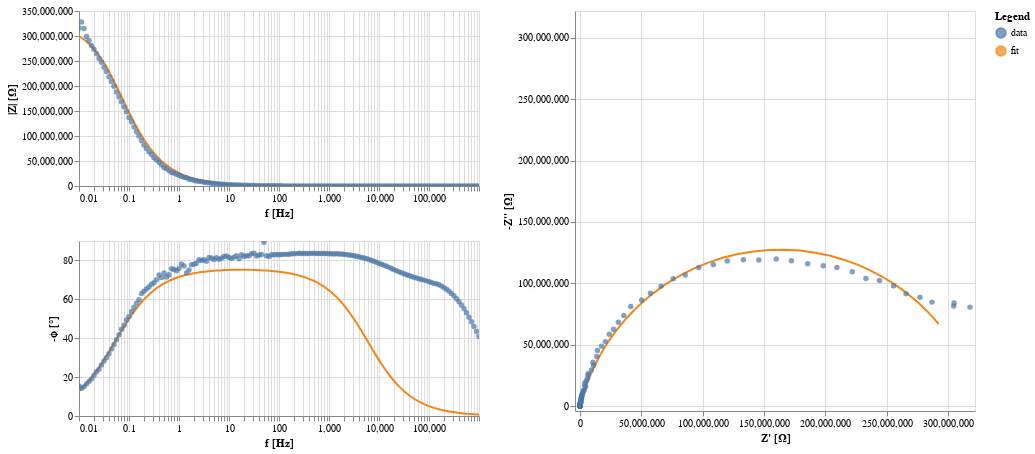

Notebook source saved alongside this figure:
### Markdown cell above
## Vizualize

### Code cell
import warnings
warnings.filterwarnings("ignore")

circuit.plot(f_data=frequencies, Z_data=Z)

### Figure 1 — Vega-Lite specification as saved in the notebook (floating-point values rounded to 4 significant figures; data arrays with more than 128 entries replaced by an {"elided": "..."} marker saying what was removed)
{"config": {"view": {"continuousWidth": 300, "continuousHeight": 300}, "background": "#FFFFFF"}, "hconcat": [{"vconcat": [{"layer": [{"data": {"name": "data-66b3e4199a152c42d021561efca02875"}, "mark": {"type": "line"}, "encoding": {"color": {"field": "kind", "type": "nominal"}, "x": {"axis": {"title": "f [Hz]"}, "field": "f", "scale": {"nice": false, "type": "log"}, "type": "quantitative"}, "y": {"axis": {"title": "|Z| [Ω]"}, "field": "mag", "type": "quantitative"}}, "transform": [{"calculate": "sqrt(pow(datum.z_real,2) + pow(datum.z_imag,2))", "as": "mag"}, {"calculate": "-(180/PI)*atan(datum.z_imag/datum.z_real)", "as": "neg_phase"}]}, {"data": {"name": "data-3e3f05ace6a6688b9afe9a75f140ffc5"}, "mark": {"type": "circle"}, "encoding": {"color": {"field": "kind", "type": "nominal"}, "size": {"condition": {"param": "param_10", "value": 80, "empty": false}, "value": 30}, "x": {"axis": {"title": "f [Hz]"}, "field": "f", "scale": {"nice": false, "type": "log"}, "type": "quantitative"}, "y": {"axis": {"title": "|Z| [Ω]"}, "field": "mag", "type": "quantitative"}}, "name": "view_10", "transform": [{"calculate": "sqrt(pow(datum.z_real,2) + pow(datum.z_imag,2))", "as": "mag"}, {"calculate": "-(180/PI)*atan(datum.z_imag/datum.z_real)", "as": "neg_phase"}]}], "height": 175.0, "width": 400}, {"layer": [{"data": {"name": "data-66b3e4199a152c42d021561efca02875"}, "mark": {"type": "line"}, "encoding": {"color": {"field": "kind", "type": "nominal"}, "x": {"axis": {"title": "f [Hz]"}, "field": "f", "scale": {"nice": false, "type": "log"}, "type": "quantitative"}, "y": {"axis": {"title": "-ϕ [°]"}, "field": "neg_phase", "type": "quantitative"}}, "transform": [{"calculate": "sqrt(pow(datum.z_real,2) + pow(datum.z_imag,2))", "as": "mag"}, {"calculate": "-(180/PI)*atan(datum.z_imag/datum.z_real)", "as": "neg_phase"}]}, {"data": {"name": "data-3e3f05ace6a6688b9afe9a75f140ffc5"}, "mark": {"type": "circle"}, "encoding": {"color": {"field": "kind", "type": "nominal"}, "size": {"condition": {"param": "param_10", "value": 80, "empty": false}, "value": 30}, "x": {"axis": {"title": "f [Hz]"}, "field": "f", "scale": {"nice": false, "type": "log"}, "type": "quantitative"}, "y": {"axis": {"title": "-ϕ [°]"}, "field": "neg_phase", "type": "quantitative"}}, "name": "view_11", "transform": [{"calculate": "sqrt(pow(datum.z_real,2) + pow(datum.z_imag,2))", "as": "mag"}, {"calculate": "-(180/PI)*atan(datum.z_imag/datum.z_real)", "as": "neg_phase"}]}], "height": 175.0, "width": 400}]}, {"layer": [{"data": {"name": "data-66b3e4199a152c42d021561efca02875"}, "mark": {"type": "line"}, "encoding": {"color": {"field": "kind", "type": "nominal"}, "x": {"axis": {"title": "Z' [Ω]"}, "field": "z_real", "scale": {"domain": [98.14, 317700000.0], "nice": false, "padding": 5}, "type": "quantitative"}, "y": {"axis": {"title": "-Z'' [Ω]"}, "field": "neg_z_imag", "scale": {"domain": [85.1, 317700000.0], "nice": false, "padding": 5}, "type": "quantitative"}}, "transform": [{"calculate": "-datum.z_imag", "as": "neg_z_imag"}]}, {"data": {"name": "data-3e3f05ace6a6688b9afe9a75f140ffc5"}, "mark": {"type": "circle"}, "encoding": {"color": {"field": "kind", "legend": {"title": "Legend"}, "type": "nominal"}, "size": {"condition": {"param": "param_10", "value": 80, "empty": false}, "value": 30}, "x": {"axis": {"title": "Z' [Ω]"}, "field": "z_real", "scale": {"domain": [98.14, 317700000.0], "nice": false, "padding": 5}, "type": "quantitative"}, "y": {"axis": {"title": "-Z'' [Ω]"}, "field": "neg_z_imag", "scale": {"domain": [85.1, 317700000.0], "nice": false, "padding": 5}, "type": "quantitative"}}, "name": "view_12", "transform": [{"calculate": "-datum.z_imag", "as": "neg_z_imag"}]}], "height": 400, "width": 400}], "params": [{"name": "param_10", "select": {"type": "point", "fields": ["f"], "nearest": true, "on": "mouseover"}, "views": ["view_10", "view_11", "view_12"]}, {"name": "param_12", "select": {"type": "interval", "encodings": ["x", "y"]}, "bind": "scales", "views": ["view_10", "view_11"]}, {"name": "param_11", "select": {"type": "interval", "encodings": ["x", "y"]}, "bind": "scales", "views": ["view_12"]}], "$schema": "https://vega.github.io/schema/vega-lite/v5.8.0.json", "datasets": {"data-66b3e4199a152c42d021561efca02875": {"elided": "161 records"}, "data-3e3f05ace6a6688b9afe9a75f140ffc5": {"elided": "161 records"}}}
